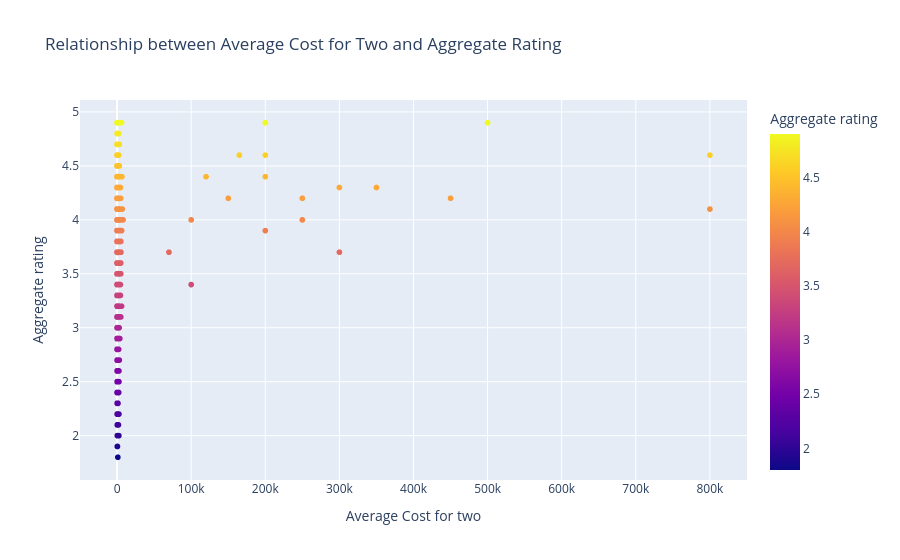

Write notebook code for a chart like this one.
### Code cell
fig=px.scatter(df,x="Average Cost for two",y="Aggregate rating",title='Relationship between Average Cost for Two and Aggregate Rating',color='Aggregate rating')
fig.show()

### Figure 1 — Plotly figure (JSON) as saved in the notebook; plotly's stock layout.template omitted (floating-point values rounded to 4 significant figures; data arrays with more than 128 entries replaced by an {"elided": "..."} marker saying what was removed)
{"data": [{"hovertemplate": "Average Cost for two=%{x}<br>Aggregate rating=%{marker.color}<extra></extra>", "legendgroup": "", "marker": {"color": {"elided": "7403 float values"}, "coloraxis": "coloraxis", "symbol": "circle"}, "mode": "markers", "name": "", "showlegend": false, "type": "scattergl", "x": {"elided": "7403 int values"}, "xaxis": "x", "y": {"elided": "7403 float values"}, "yaxis": "y"}], "layout": {"coloraxis": {"colorbar": {"title": {"text": "Aggregate rating"}}, "colorscale": [[0, "#0d0887"], [0.1111, "#46039f"], [0.2222, "#7201a8"], [0.3333, "#9c179e"], [0.4444, "#bd3786"], [0.5556, "#d8576b"], [0.6667, "#ed7953"], [0.7778, "#fb9f3a"], [0.8889, "#fdca26"], [1, "#f0f921"]]}, "legend": {"tracegroupgap": 0}, "title": {"text": "Relationship between Average Cost for Two and Aggregate Rating"}, "xaxis": {"anchor": "y", "domain": [0, 1], "title": {"text": "Average Cost for two"}}, "yaxis": {"anchor": "x", "domain": [0, 1], "title": {"text": "Aggregate rating"}}}}
